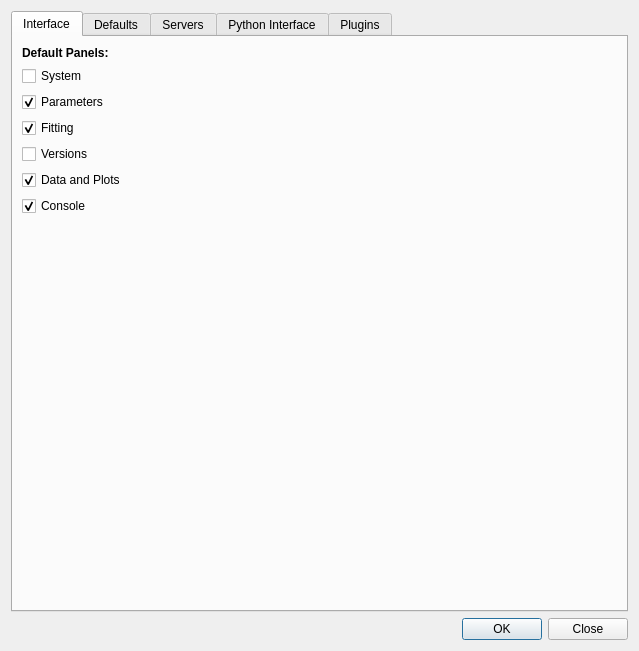
<?xml version="1.0" encoding="UTF-8"?>
<ui version="4.0">
 <class>popPrefs_Dialog</class>
 <widget class="QDialog" name="popPrefs_Dialog">
  <property name="geometry">
   <rect>
    <x>0</x>
    <y>0</y>
    <width>639</width>
    <height>651</height>
   </rect>
  </property>
  <property name="windowTitle">
   <string>PHOEBE - Preferences</string>
  </property>
  <layout class="QVBoxLayout" name="verticalLayout_4">
   <item>
    <widget class="QTabWidget" name="tabWidget">
     <property name="currentIndex">
      <number>0</number>
     </property>
     <widget class="QWidget" name="tab_4">
      <attribute name="title">
       <string>Interface</string>
      </attribute>
      <layout class="QGridLayout" name="gridLayout_5">
       <item row="5" column="0">
        <widget class="QCheckBox" name="p_panel_versions">
         <property name="text">
          <string>Versions</string>
         </property>
         <property name="checked">
          <bool>false</bool>
         </property>
        </widget>
       </item>
       <item row="11" column="0">
        <spacer name="verticalSpacer_3">
         <property name="orientation">
          <enum>Qt::Vertical</enum>
         </property>
         <property name="sizeHint" stdset="0">
          <size>
           <width>20</width>
           <height>40</height>
          </size>
         </property>
        </spacer>
       </item>
       <item row="7" column="0">
        <widget class="QCheckBox" name="p_panel_python">
         <property name="text">
          <string>Console</string>
         </property>
         <property name="checked">
          <bool>true</bool>
         </property>
        </widget>
       </item>
       <item row="0" column="0">
        <widget class="QLabel" name="label_4">
         <property name="text">
          <string>&lt;html&gt;&lt;head/&gt;&lt;body&gt;&lt;p&gt;&lt;span style=&quot; font-weight:600;&quot;&gt;Default Panels:&lt;/span&gt;&lt;/p&gt;&lt;/body&gt;&lt;/html&gt;</string>
         </property>
         <property name="textFormat">
          <enum>Qt::RichText</enum>
         </property>
        </widget>
       </item>
       <item row="1" column="0">
        <widget class="QCheckBox" name="p_panel_system">
         <property name="text">
          <string>System</string>
         </property>
        </widget>
       </item>
       <item row="4" column="0">
        <widget class="QCheckBox" name="p_panel_fitting">
         <property name="text">
          <string>Fitting</string>
         </property>
         <property name="checked">
          <bool>true</bool>
         </property>
        </widget>
       </item>
       <item row="6" column="0">
        <widget class="QCheckBox" name="p_panel_datasets">
         <property name="text">
          <string>Data and Plots</string>
         </property>
         <property name="checked">
          <bool>true</bool>
         </property>
        </widget>
       </item>
       <item row="2" column="0">
        <widget class="QCheckBox" name="p_panel_params">
         <property name="text">
          <string>Parameters</string>
         </property>
         <property name="checked">
          <bool>true</bool>
         </property>
        </widget>
       </item>
      </layout>
     </widget>
     <widget class="QWidget" name="tab_3">
      <attribute name="title">
       <string>Defaults</string>
      </attribute>
      <layout class="QVBoxLayout" name="verticalLayout_6">
       <item>
        <widget class="QLabel" name="label_12">
         <property name="text">
          <string>&lt;html&gt;&lt;head/&gt;&lt;body&gt;&lt;p&gt;&lt;span style=&quot; font-weight:600;&quot;&gt;Compute Options:&lt;/span&gt;&lt;/p&gt;&lt;/body&gt;&lt;/html&gt;</string>
         </property>
         <property name="textFormat">
          <enum>Qt::RichText</enum>
         </property>
        </widget>
       </item>
       <item>
        <layout class="QHBoxLayout" name="horizontalLayout_6">
         <item>
          <widget class="QComboBox" name="co_edit_combo">
           <property name="enabled">
            <bool>true</bool>
           </property>
          </widget>
         </item>
         <item>
          <widget class="QPushButton" name="co_delete">
           <property name="enabled">
            <bool>false</bool>
           </property>
           <property name="maximumSize">
            <size>
             <width>28</width>
             <height>16777215</height>
            </size>
           </property>
           <property name="text">
            <string/>
           </property>
           <property name="icon">
            <iconset resource="ui_resources.qrc">
             <normaloff>:/images/icons/bin-3.png</normaloff>:/images/icons/bin-3.png</iconset>
           </property>
          </widget>
         </item>
         <item>
          <widget class="QPushButton" name="co_add">
           <property name="enabled">
            <bool>true</bool>
           </property>
           <property name="maximumSize">
            <size>
             <width>28</width>
             <height>16777215</height>
            </size>
           </property>
           <property name="text">
            <string/>
           </property>
           <property name="icon">
            <iconset resource="ui_resources.qrc">
             <normaloff>:/images/icons/add.png</normaloff>:/images/icons/add.png</iconset>
           </property>
          </widget>
         </item>
        </layout>
       </item>
       <item>
        <widget class="ParameterTreeWidget" name="co_psedit">
         <property name="enabled">
          <bool>true</bool>
         </property>
         <property name="indentation">
          <number>2</number>
         </property>
         <column>
          <property name="text">
           <string notr="true">1</string>
          </property>
         </column>
        </widget>
       </item>
       <item>
        <widget class="QLabel" name="label_13">
         <property name="text">
          <string>&lt;html&gt;&lt;head/&gt;&lt;body&gt;&lt;p&gt;&lt;span style=&quot; font-weight:600;&quot;&gt;Fitting Options:&lt;/span&gt;&lt;/p&gt;&lt;/body&gt;&lt;/html&gt;</string>
         </property>
         <property name="textFormat">
          <enum>Qt::RichText</enum>
         </property>
        </widget>
       </item>
       <item>
        <layout class="QHBoxLayout" name="horizontalLayout_7">
         <item>
          <widget class="QComboBox" name="fo_edit_combo">
           <property name="enabled">
            <bool>true</bool>
           </property>
          </widget>
         </item>
         <item>
          <widget class="QPushButton" name="fo_delete">
           <property name="enabled">
            <bool>false</bool>
           </property>
           <property name="maximumSize">
            <size>
             <width>28</width>
             <height>16777215</height>
            </size>
           </property>
           <property name="text">
            <string/>
           </property>
           <property name="icon">
            <iconset resource="ui_resources.qrc">
             <normaloff>:/images/icons/bin-3.png</normaloff>:/images/icons/bin-3.png</iconset>
           </property>
          </widget>
         </item>
         <item>
          <widget class="QPushButton" name="fo_add">
           <property name="enabled">
            <bool>false</bool>
           </property>
           <property name="maximumSize">
            <size>
             <width>28</width>
             <height>16777215</height>
            </size>
           </property>
           <property name="text">
            <string/>
           </property>
           <property name="icon">
            <iconset resource="ui_resources.qrc">
             <normaloff>:/images/icons/add.png</normaloff>:/images/icons/add.png</iconset>
           </property>
          </widget>
         </item>
        </layout>
       </item>
       <item>
        <widget class="ParameterTreeWidget" name="fo_psedit">
         <property name="enabled">
          <bool>true</bool>
         </property>
         <property name="indentation">
          <number>2</number>
         </property>
         <column>
          <property name="text">
           <string notr="true">1</string>
          </property>
         </column>
        </widget>
       </item>
       <item>
        <widget class="QLabel" name="label_14">
         <property name="autoFillBackground">
          <bool>false</bool>
         </property>
         <property name="text">
          <string>Note: values in a bundle will override those set here.  Changes made to defaults may not take effect until a new bundle is loaded or created</string>
         </property>
         <property name="scaledContents">
          <bool>false</bool>
         </property>
         <property name="wordWrap">
          <bool>true</bool>
         </property>
        </widget>
       </item>
      </layout>
     </widget>
     <widget class="QWidget" name="tab_2">
      <attribute name="title">
       <string>Servers</string>
      </attribute>
      <layout class="QVBoxLayout" name="verticalLayout_5">
       <item>
        <widget class="QLabel" name="label_2">
         <property name="text">
          <string>&lt;html&gt;&lt;head/&gt;&lt;body&gt;&lt;p&gt;&lt;span style=&quot; font-weight:600;&quot;&gt;Use Server:&lt;/span&gt;&lt;/p&gt;&lt;/body&gt;&lt;/html&gt;</string>
         </property>
         <property name="textFormat">
          <enum>Qt::RichText</enum>
         </property>
        </widget>
       </item>
       <item>
        <layout class="QGridLayout" name="gridLayout">
         <item row="1" column="1">
          <widget class="QComboBox" name="s_use_server_on_compute">
           <property name="enabled">
            <bool>true</bool>
           </property>
           <item>
            <property name="text">
             <string>local</string>
            </property>
           </item>
          </widget>
         </item>
         <item row="1" column="0">
          <widget class="QLabel" name="label_7">
           <property name="text">
            <string>Compute</string>
           </property>
          </widget>
         </item>
         <item row="0" column="0">
          <widget class="QLabel" name="label_6">
           <property name="text">
            <string>Preview</string>
           </property>
          </widget>
         </item>
         <item row="0" column="1">
          <widget class="QComboBox" name="s_use_server_on_preview">
           <property name="enabled">
            <bool>true</bool>
           </property>
           <item>
            <property name="text">
             <string>local</string>
            </property>
           </item>
          </widget>
         </item>
         <item row="2" column="0">
          <widget class="QLabel" name="label_8">
           <property name="text">
            <string>Fitting</string>
           </property>
          </widget>
         </item>
         <item row="2" column="1">
          <widget class="QComboBox" name="s_use_server_on_fitting">
           <property name="enabled">
            <bool>true</bool>
           </property>
           <item>
            <property name="text">
             <string>local</string>
            </property>
           </item>
          </widget>
         </item>
        </layout>
       </item>
       <item>
        <widget class="QLabel" name="label_5">
         <property name="text">
          <string>&lt;html&gt;&lt;head/&gt;&lt;body&gt;&lt;p&gt;&lt;span style=&quot; font-weight:600;&quot;&gt;Configure Servers:&lt;/span&gt;&lt;/p&gt;&lt;/body&gt;&lt;/html&gt;</string>
         </property>
         <property name="textFormat">
          <enum>Qt::RichText</enum>
         </property>
        </widget>
       </item>
       <item>
        <widget class="QStackedWidget" name="servers_config_stackedWidget">
         <property name="currentIndex">
          <number>0</number>
         </property>
         <widget class="QWidget" name="page">
          <layout class="QGridLayout" name="gridLayout_3">
           <property name="margin">
            <number>0</number>
           </property>
           <property name="spacing">
            <number>2</number>
           </property>
           <item row="0" column="0">
            <widget class="ServerListTreeWidget" name="serverlist_treeWidget">
             <property name="enabled">
              <bool>true</bool>
             </property>
             <property name="indentation">
              <number>2</number>
             </property>
             <column>
              <property name="text">
               <string>Server</string>
              </property>
             </column>
             <column>
              <property name="text">
               <string>MPI</string>
              </property>
             </column>
             <column>
              <property name="text">
               <string/>
              </property>
             </column>
            </widget>
           </item>
           <item row="4" column="0">
            <layout class="QHBoxLayout" name="horizontalLayout_5">
             <item>
              <widget class="QPushButton" name="serverlist_recheck">
               <property name="enabled">
                <bool>true</bool>
               </property>
               <property name="text">
                <string>Recheck Connections</string>
               </property>
               <property name="icon">
                <iconset resource="ui_resources.qrc">
                 <normaloff>:/images/icons/refresh.png</normaloff>:/images/icons/refresh.png</iconset>
               </property>
              </widget>
             </item>
             <item>
              <widget class="QPushButton" name="serverlist_edit">
               <property name="enabled">
                <bool>true</bool>
               </property>
               <property name="text">
                <string>Edit Servers</string>
               </property>
               <property name="icon">
                <iconset resource="ui_resources.qrc">
                 <normaloff>:/images/icons/pen.png</normaloff>:/images/icons/pen.png</iconset>
               </property>
              </widget>
             </item>
             <item>
              <widget class="QPushButton" name="serverlist_add">
               <property name="enabled">
                <bool>true</bool>
               </property>
               <property name="text">
                <string>Add Server</string>
               </property>
               <property name="icon">
                <iconset resource="ui_resources.qrc">
                 <normaloff>:/images/icons/add.png</normaloff>:/images/icons/add.png</iconset>
               </property>
              </widget>
             </item>
            </layout>
           </item>
          </layout>
         </widget>
         <widget class="QWidget" name="page_2">
          <layout class="QVBoxLayout" name="verticalLayout_3">
           <property name="margin">
            <number>0</number>
           </property>
           <item>
            <layout class="QHBoxLayout" name="horizontalLayout_3">
             <item>
              <widget class="QPushButton" name="servers_returntolist">
               <property name="maximumSize">
                <size>
                 <width>28</width>
                 <height>28</height>
                </size>
               </property>
               <property name="toolTip">
                <string>return to server list</string>
               </property>
               <property name="text">
                <string/>
               </property>
               <property name="icon">
                <iconset resource="ui_resources.qrc">
                 <normaloff>:/images/icons/menu-2.png</normaloff>:/images/icons/menu-2.png</iconset>
               </property>
              </widget>
             </item>
             <item>
              <widget class="QComboBox" name="sx_serveredit_combo">
               <item>
                <property name="text">
                 <string>servername</string>
                </property>
               </item>
              </widget>
             </item>
             <item>
              <widget class="QPushButton" name="sx_serveredit_test">
               <property name="enabled">
                <bool>false</bool>
               </property>
               <property name="maximumSize">
                <size>
                 <width>60</width>
                 <height>16777215</height>
                </size>
               </property>
               <property name="toolTip">
                <string>test server configuration</string>
               </property>
               <property name="text">
                <string>Test</string>
               </property>
              </widget>
             </item>
             <item>
              <widget class="QPushButton" name="sx_serveredit_delete">
               <property name="enabled">
                <bool>false</bool>
               </property>
               <property name="maximumSize">
                <size>
                 <width>28</width>
                 <height>16777215</height>
                </size>
               </property>
               <property name="toolTip">
                <string>delete server</string>
               </property>
               <property name="text">
                <string/>
               </property>
               <property name="icon">
                <iconset resource="ui_resources.qrc">
                 <normaloff>:/images/icons/bin-3.png</normaloff>:/images/icons/bin-3.png</iconset>
               </property>
              </widget>
             </item>
             <item>
              <widget class="QPushButton" name="sx_serveredit_add">
               <property name="enabled">
                <bool>false</bool>
               </property>
               <property name="maximumSize">
                <size>
                 <width>28</width>
                 <height>16777215</height>
                </size>
               </property>
               <property name="toolTip">
                <string>add new server</string>
               </property>
               <property name="text">
                <string/>
               </property>
               <property name="icon">
                <iconset resource="ui_resources.qrc">
                 <normaloff>:/images/icons/add.png</normaloff>:/images/icons/add.png</iconset>
               </property>
              </widget>
             </item>
            </layout>
           </item>
           <item>
            <widget class="ParameterTreeWidget" name="sx_serveredit_psedit">
             <property name="indentation">
              <number>2</number>
             </property>
             <column>
              <property name="text">
               <string>Parameter</string>
              </property>
             </column>
             <column>
              <property name="text">
               <string>Value</string>
              </property>
             </column>
            </widget>
           </item>
           <item>
            <layout class="QHBoxLayout" name="horizontalLayout_4">
             <item>
              <widget class="QLabel" name="label_9">
               <property name="sizePolicy">
                <sizepolicy hsizetype="Preferred" vsizetype="Preferred">
                 <horstretch>0</horstretch>
                 <verstretch>0</verstretch>
                </sizepolicy>
               </property>
               <property name="maximumSize">
                <size>
                 <width>100</width>
                 <height>16777215</height>
                </size>
               </property>
               <property name="text">
                <string>MPI type:</string>
               </property>
              </widget>
             </item>
             <item>
              <widget class="QComboBox" name="sx_serveredit_mpitype_combo">
               <property name="enabled">
                <bool>false</bool>
               </property>
               <item>
                <property name="text">
                 <string>mpi</string>
                </property>
               </item>
               <item>
                <property name="text">
                 <string>mpi:slurm</string>
                </property>
               </item>
               <item>
                <property name="text">
                 <string>mpi:torque</string>
                </property>
               </item>
              </widget>
             </item>
            </layout>
           </item>
           <item>
            <widget class="ParameterTreeWidget" name="sx_serveredit_mpipsedit">
             <property name="indentation">
              <number>2</number>
             </property>
             <column>
              <property name="text">
               <string>Parameter</string>
              </property>
             </column>
             <column>
              <property name="text">
               <string>Value</string>
              </property>
             </column>
            </widget>
           </item>
          </layout>
         </widget>
        </widget>
       </item>
      </layout>
     </widget>
     <widget class="QWidget" name="tab">
      <attribute name="title">
       <string>Python Interface</string>
      </attribute>
      <layout class="QGridLayout" name="gridLayout_2">
       <item row="1" column="0">
        <widget class="QWidget" name="PyInterp_restWidget" native="true">
         <layout class="QVBoxLayout" name="verticalLayout">
          <property name="margin">
           <number>0</number>
          </property>
          <item>
           <layout class="QHBoxLayout" name="horizontalLayout_2">
            <item>
             <widget class="QLabel" name="label_10">
              <property name="text">
               <string>&lt;html&gt;&lt;head/&gt;&lt;body&gt;&lt;p&gt;&lt;span style=&quot; font-weight:600;&quot;&gt;Tutorial Mode:&lt;/span&gt;&lt;/p&gt;&lt;/body&gt;&lt;/html&gt;</string>
              </property>
              <property name="textFormat">
               <enum>Qt::RichText</enum>
              </property>
             </widget>
            </item>
            <item>
             <widget class="QCheckBox" name="p_pyinterp_tutsys">
              <property name="text">
               <string>System</string>
              </property>
              <property name="checked">
               <bool>true</bool>
              </property>
             </widget>
            </item>
            <item>
             <widget class="QCheckBox" name="p_pyinterp_tutplots">
              <property name="text">
               <string>Plots</string>
              </property>
              <property name="checked">
               <bool>false</bool>
              </property>
             </widget>
            </item>
            <item>
             <widget class="QCheckBox" name="p_pyinterp_tutsettings">
              <property name="enabled">
               <bool>true</bool>
              </property>
              <property name="text">
               <string>Settings</string>
              </property>
             </widget>
            </item>
           </layout>
          </item>
          <item>
           <widget class="QLabel" name="label">
            <property name="text">
             <string>&lt;html&gt;&lt;head/&gt;&lt;body&gt;&lt;p&gt;&lt;span style=&quot; font-weight:600;&quot;&gt;Startup Script:&lt;/span&gt;&lt;/p&gt;&lt;/body&gt;&lt;/html&gt;</string>
            </property>
            <property name="textFormat">
             <enum>Qt::RichText</enum>
            </property>
           </widget>
          </item>
          <item>
           <widget class="QPlainTextEdit" name="p_pyinterp_startup_default">
            <property name="enabled">
             <bool>false</bool>
            </property>
            <property name="frameShape">
             <enum>QFrame::StyledPanel</enum>
            </property>
            <property name="undoRedoEnabled">
             <bool>false</bool>
            </property>
            <property name="plainText">
             <string>import pyphoebe as phoebe
from phoebe.parameters import parameters, create
from phoebe.utils import utils</string>
            </property>
           </widget>
          </item>
          <item>
           <layout class="QHBoxLayout" name="horizontalLayout">
            <property name="spacing">
             <number>2</number>
            </property>
            <item>
             <widget class="QPlainTextEdit" name="p_pyinterp_startup_custom">
              <property name="enabled">
               <bool>true</bool>
              </property>
              <property name="plainText">
               <string>import numpy as np
logger = utils.get_basic_logger()</string>
              </property>
             </widget>
            </item>
            <item>
             <widget class="QPushButton" name="save_pyinterp_startup_custom">
              <property name="enabled">
               <bool>true</bool>
              </property>
              <property name="sizePolicy">
               <sizepolicy hsizetype="Minimum" vsizetype="Minimum">
                <horstretch>0</horstretch>
                <verstretch>0</verstretch>
               </sizepolicy>
              </property>
              <property name="maximumSize">
               <size>
                <width>40</width>
                <height>16777215</height>
               </size>
              </property>
              <property name="text">
               <string>Save</string>
              </property>
             </widget>
            </item>
           </layout>
          </item>
         </layout>
        </widget>
       </item>
       <item row="10" column="0">
        <layout class="QGridLayout" name="gridLayout_4">
         <item row="2" column="2">
          <widget class="QRadioButton" name="radioButton_5">
           <property name="enabled">
            <bool>false</bool>
           </property>
           <property name="text">
            <string>Python Tab</string>
           </property>
           <property name="checked">
            <bool>false</bool>
           </property>
          </widget>
         </item>
         <item row="2" column="1">
          <widget class="QRadioButton" name="radioButton_6">
           <property name="enabled">
            <bool>false</bool>
           </property>
           <property name="text">
            <string>Terminal</string>
           </property>
          </widget>
         </item>
         <item row="1" column="2">
          <widget class="QRadioButton" name="p_pyinterp_thread_off">
           <property name="enabled">
            <bool>true</bool>
           </property>
           <property name="text">
            <string>Disabled</string>
           </property>
          </widget>
         </item>
         <item row="1" column="0">
          <widget class="QLabel" name="label_11">
           <property name="text">
            <string>&lt;html&gt;&lt;head/&gt;&lt;body&gt;&lt;p&gt;&lt;span style=&quot; font-weight:600;&quot;&gt;Threading:&lt;/span&gt;&lt;/p&gt;&lt;/body&gt;&lt;/html&gt;</string>
           </property>
           <property name="textFormat">
            <enum>Qt::RichText</enum>
           </property>
          </widget>
         </item>
         <item row="2" column="0">
          <widget class="QLabel" name="label_3">
           <property name="text">
            <string>&lt;html&gt;&lt;head/&gt;&lt;body&gt;&lt;p&gt;&lt;span style=&quot; font-weight:600;&quot;&gt;Redirect stderr:&lt;/span&gt;&lt;/p&gt;&lt;/body&gt;&lt;/html&gt;</string>
           </property>
           <property name="textFormat">
            <enum>Qt::RichText</enum>
           </property>
          </widget>
         </item>
         <item row="2" column="3">
          <widget class="QRadioButton" name="radioButton_4">
           <property name="enabled">
            <bool>false</bool>
           </property>
           <property name="text">
            <string>Log Tab</string>
           </property>
          </widget>
         </item>
         <item row="1" column="1">
          <widget class="QRadioButton" name="p_pyinterp_thread_on">
           <property name="enabled">
            <bool>true</bool>
           </property>
           <property name="text">
            <string>Enabled</string>
           </property>
           <property name="checked">
            <bool>true</bool>
           </property>
          </widget>
         </item>
        </layout>
       </item>
       <item row="0" column="0">
        <widget class="QCheckBox" name="copy_panel_python">
         <property name="enabled">
          <bool>true</bool>
         </property>
         <property name="text">
          <string>Enable Python Interface</string>
         </property>
         <property name="checked">
          <bool>true</bool>
         </property>
        </widget>
       </item>
       <item row="11" column="0">
        <spacer name="verticalSpacer">
         <property name="orientation">
          <enum>Qt::Vertical</enum>
         </property>
         <property name="sizeHint" stdset="0">
          <size>
           <width>20</width>
           <height>40</height>
          </size>
         </property>
        </spacer>
       </item>
      </layout>
     </widget>
     <widget class="QWidget" name="tab_5">
      <attribute name="title">
       <string>Plugins</string>
      </attribute>
      <layout class="QVBoxLayout" name="verticalLayout_2">
       <item>
        <widget class="QTableWidget" name="tableWidget">
         <property name="enabled">
          <bool>false</bool>
         </property>
         <column>
          <property name="text">
           <string>Enabled</string>
          </property>
         </column>
         <column>
          <property name="text">
           <string>Plugin</string>
          </property>
         </column>
         <column>
          <property name="text">
           <string>Description</string>
          </property>
         </column>
        </widget>
       </item>
      </layout>
     </widget>
    </widget>
   </item>
   <item>
    <widget class="QDialogButtonBox" name="buttonBox">
     <property name="orientation">
      <enum>Qt::Horizontal</enum>
     </property>
     <property name="standardButtons">
      <set>QDialogButtonBox::Close|QDialogButtonBox::Ok</set>
     </property>
    </widget>
   </item>
  </layout>
 </widget>
 <customwidgets>
  <customwidget>
   <class>ServerListTreeWidget</class>
   <extends>QTreeWidget</extends>
   <header>phoebe_widgets</header>
  </customwidget>
  <customwidget>
   <class>ParameterTreeWidget</class>
   <extends>QTreeWidget</extends>
   <header>phoebe_widgets</header>
  </customwidget>
 </customwidgets>
 <resources>
  <include location="ui_resources.qrc"/>
 </resources>
 <connections>
  <connection>
   <sender>buttonBox</sender>
   <signal>accepted()</signal>
   <receiver>popPrefs_Dialog</receiver>
   <slot>accept()</slot>
   <hints>
    <hint type="sourcelabel">
     <x>248</x>
     <y>254</y>
    </hint>
    <hint type="destinationlabel">
     <x>157</x>
     <y>274</y>
    </hint>
   </hints>
  </connection>
  <connection>
   <sender>buttonBox</sender>
   <signal>rejected()</signal>
   <receiver>popPrefs_Dialog</receiver>
   <slot>reject()</slot>
   <hints>
    <hint type="sourcelabel">
     <x>316</x>
     <y>260</y>
    </hint>
    <hint type="destinationlabel">
     <x>286</x>
     <y>274</y>
    </hint>
   </hints>
  </connection>
  <connection>
   <sender>copy_panel_python</sender>
   <signal>toggled(bool)</signal>
   <receiver>PyInterp_restWidget</receiver>
   <slot>setEnabled(bool)</slot>
   <hints>
    <hint type="sourcelabel">
     <x>319</x>
     <y>59</y>
    </hint>
    <hint type="destinationlabel">
     <x>319</x>
     <y>94</y>
    </hint>
   </hints>
  </connection>
  <connection>
   <sender>copy_panel_python</sender>
   <signal>toggled(bool)</signal>
   <receiver>p_panel_python</receiver>
   <slot>setChecked(bool)</slot>
   <hints>
    <hint type="sourcelabel">
     <x>319</x>
     <y>59</y>
    </hint>
    <hint type="destinationlabel">
     <x>319</x>
     <y>222</y>
    </hint>
   </hints>
  </connection>
  <connection>
   <sender>p_panel_python</sender>
   <signal>toggled(bool)</signal>
   <receiver>copy_panel_python</receiver>
   <slot>setChecked(bool)</slot>
   <hints>
    <hint type="sourcelabel">
     <x>319</x>
     <y>222</y>
    </hint>
    <hint type="destinationlabel">
     <x>319</x>
     <y>59</y>
    </hint>
   </hints>
  </connection>
 </connections>
</ui>
